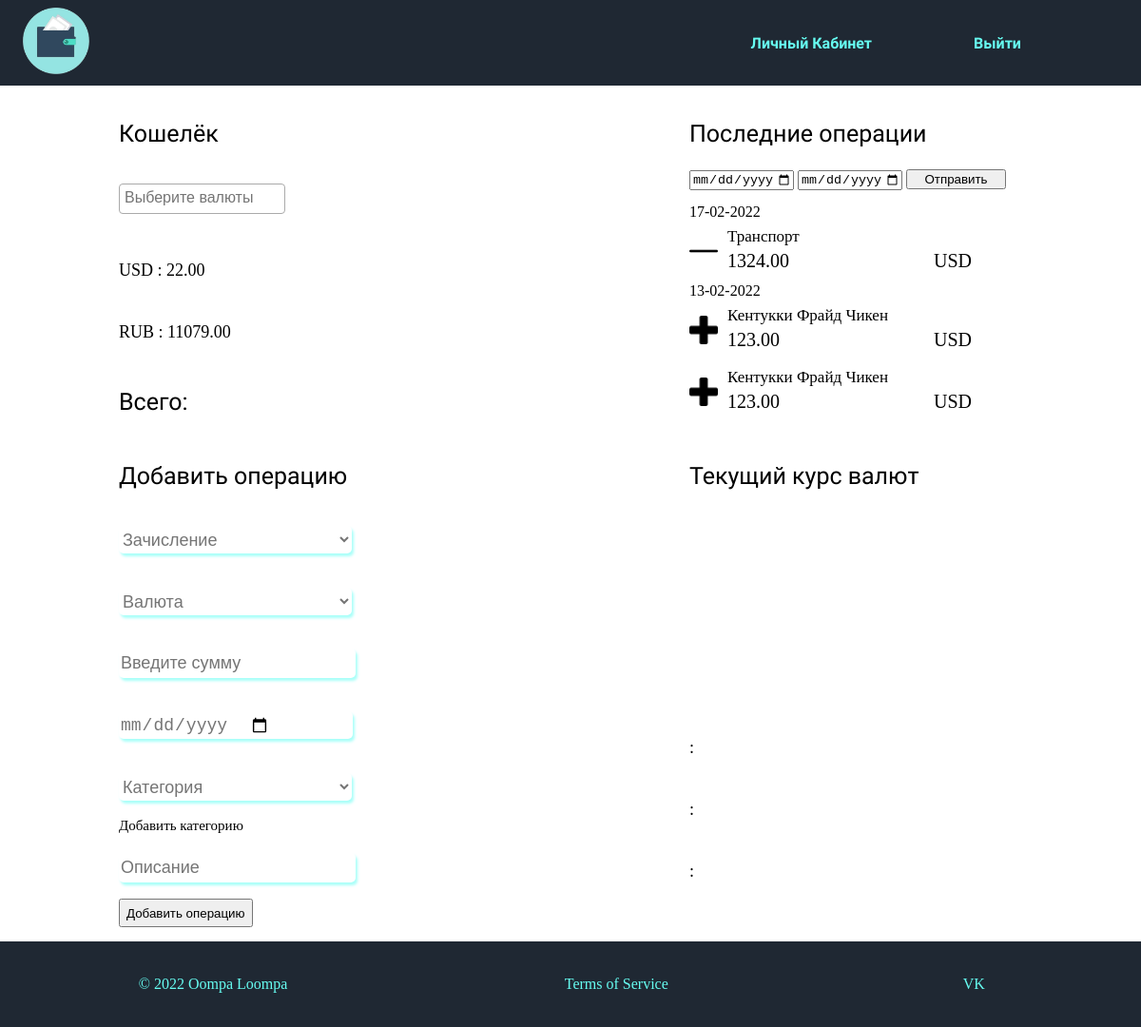
Before: /LK/ (signed in) with the older database file.
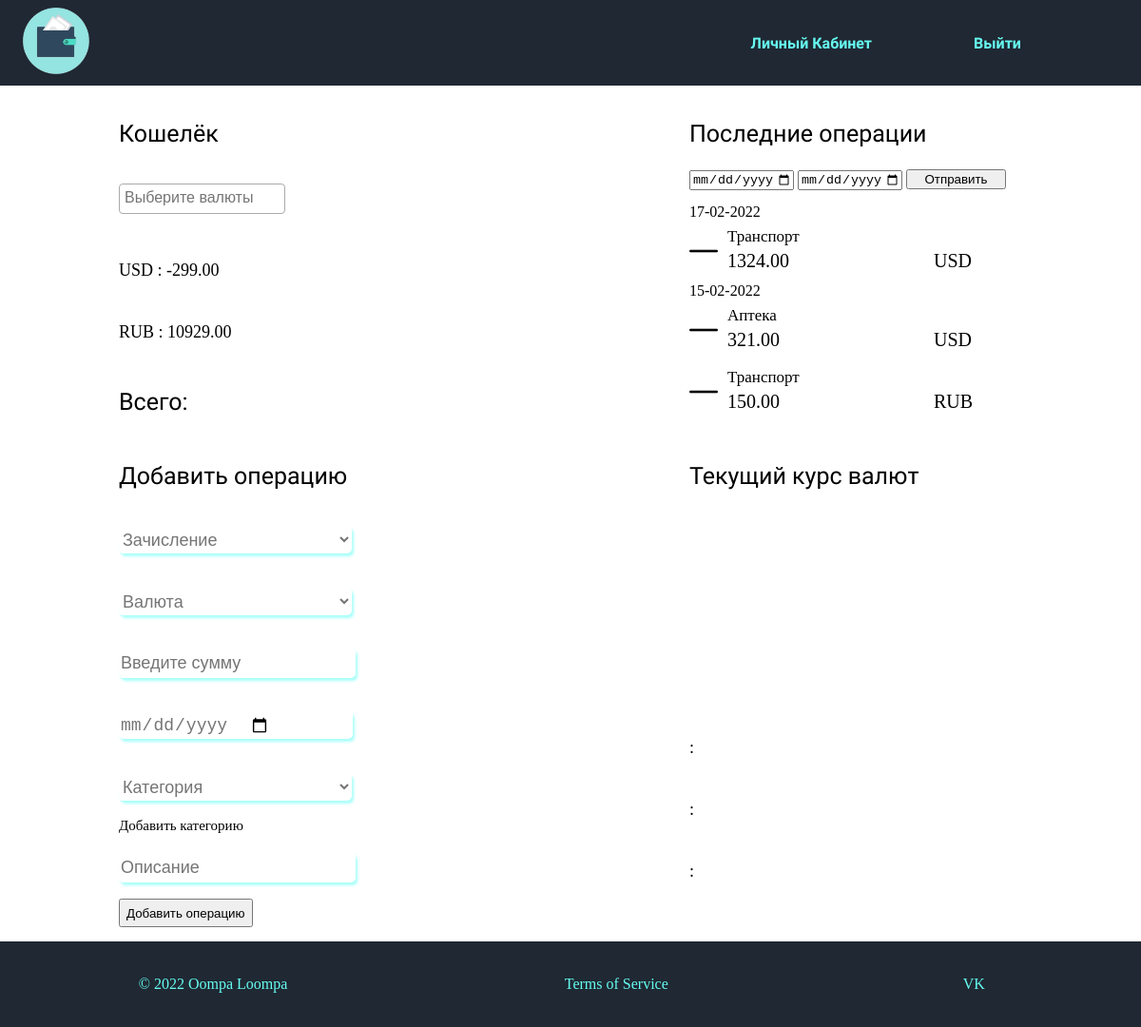
After: the same page with the newer database file.
### account_manager/models.py (models this page shows)
class Balances(models.Model):
    user_id = models.ForeignKey(Users, on_delete=models.CASCADE)
    currency_id = models.ForeignKey(Currency, on_delete=models.CASCADE)
    amount = models.DecimalField(max_digits=100, decimal_places=2, null=True, blank=True, default=0.00)

class Currency(models.Model):
    name = models.CharField(max_length=10)
    def __str__(self):
        return self.name

### operations/models.py (models this page shows)
class Operations(models.Model):
    user = models.ForeignKey(accountModels.Users, on_delete=models.CASCADE)
    operation_type = models.CharField(max_length=1)
    datetime = models.DateTimeField(default=timezone.now)
    category = models.ForeignKey(Categories, on_delete=models.CASCADE)
    amount = models.DecimalField(max_digits=100, decimal_places=2)
    currency = models.CharField(max_length=60, default='RUB')
    description = models.TextField(blank=True)

class Categories(models.Model):
    category_name = models.CharField(max_length=60)
    user = models.ForeignKey(accountModels.Users, on_delete=models.CASCADE)
    def __str__(self):
        return self.category_name

### operations/views.py (the view)
# urls.py: path('LK/', views.personal_account, name='LK'),
def personal_account(request):
    if request.user.id is None:
        return redirect('login')
    context = {}
    user_balances = Balances.objects.select_related().filter(user_id=request.user.id)
    default_categories = Categories.objects.select_related().filter(user_id=9)
    default_currencies = Currency.objects.select_related()
    if request.method == 'GET' and 'start-date' in request.GET:
        user_operations = Operations.objects.select_related().filter(
            user_id=request.user.id,
            datetime__range=[
                request.GET['start-date'],
                request.GET['end-date']
        ]).order_by('-datetime')
    else:
        user_operations = Operations.objects.select_related().filter(
            user_id=request.user.id
        ).order_by('-datetime')
    context['balance'] = user_balances
    context['currencies'] = default_currencies
    context['categories'] = default_categories
    context['operations'] = user_operations
    if request.method == 'POST':
        form_operation = AddOperationForm(request.user, request.POST)
        context['form'] = form_operation
        if form_operation.is_valid():
            data = form_operation.save(commit=False)
            data.user = request.user
            data.save()
            return redirect('LK')
    else:
        form_operation = AddOperationForm(request.user)
        context['form'] = form_operation
    return render(request, 'manager.html', context)

### operations/templates/manager.html (shortened to what this page needs)
{% extends 'base.html' %}
{% block localCssLink %}
    {% load static %}
    <link href="{% static 'css/manager.css' %}" rel="stylesheet" type="text/css">
    <link href="https://cdn.jsdelivr.net/npm/select2@4.1.0-rc.0/dist/css/select2.min.css" rel="stylesheet" />
{% endblock %}
{% block content %}
    <div class="root">
        <div class="main_container">
            <div class="upper-content-wrapper">
                <div class="name">
                    Кошелёк
                </div>
                <form method="GET">
                </form>
                <div class="wallet">
                    {% for currency in balance %}
                    <div class="content">
                        {{ currency.currency_id }} : {{ currency.amount }}
                    </div>
                    {% endfor %}
                </div>
                <div class="content" id="total-amount">
                    Всего: {{ total }}
                </div>
            </div>
            <div class="down-content-wrapper">
                <div class="name">
                    Добавить операцию
                </div>
                <form action="" method="POST" class="form_add_operation">
                    <div class="content">
                        {{ form.operation_type }}
                    </div>
                    <div class="content">
                        {{ form.currency }}
                    </div>
                    <div class="content">
                        {{ form.amount }}
                    </div>
                    <div class="content">
                        {{ form.datetime }}
                    </div>
                    <div class="content" id="category">
                        {{ form.category }}
                    </div>
                    <div id="swap-category">Добавить категорию</div>
                    <div class="content">
                        {{ form.description }}
                    </div>
                    <div class="form_button">
                        <input type="submit" value="Добавить операцию" id="add_operation">
                    </div>
                </form>
            </div>
        </div>
        <div class="main_container">
            <div class="upper-content-wrapper">
                <div class="name">
                    Последние операции
                </div>
                <div class="filters-wrapper">
                    <form method="GET">
                        <input  class="filter" id="start-export-date" type="date" name="start-date" placeholder="Выберите дату" required>
                        <input  class="filter" id="end-export-date" type="date" name="end-date" placeholder="Выберите дату" required>
                        <button class="filter" type="submit" id="add_filter">Отправить</button>
                    </form>
                </div>
                <div class="operations_content">
                    {% regroup operations by datetime as operations_list %}
                    {% for operation in operations_list %}
                        <div class="date_grouper">{{ operation.grouper|date:"d-m-Y" }}</div>
                        {% for one_operation in operation.list %}
                            <div class="content operation-details">
                                {% if one_operation.operation_type == '+' %}
                                    <div class="type_image" style="background-image: url({% static 'plus-sign.png' %}"></div>
                                {% else %}
                                    <div class="type_image" style="background-image: url({% static 'minus-sign.png' %}"></div>
                                {% endif %}
                                <div class="operation-wrapper">
                                    <div class="category-label"> {{ one_operation.category }}</div>
                                    <div class="amount-wrapper">
                                        <div class="amount-label">{{ one_operation.amount }}</div>
                                        <div class="currency-label">{{ one_operation.currency }}</div>
                                    </div>
                                </div>
                            </div>
                        {% endfor %}
                    {% endfor %}
                </div>
            </div>
            <div class="down-content-wrapper">
                <div class="name">
                    Текущий курс валют
                </div>
                <div class="operations_content">
                    <div class="content">
                        {{ currency1 }} : {{ amount }}
                    </div>
                    <div class="content">
                        {{ currency2 }} : {{ amount }}
                    </div>
                    <div class="content">
                        {{ currency3 }} : {{ amount }}
                    </div>
                </div>
            </div>
        </div>
    </div>
{% endblock %}

### templates/base.html (shortened to what this page needs)
{% load static %}
<!DOCTYPE html>
<html lang="en">
    <head>
        {% block localCssLink %} {% endblock %}
    </head>
    <body>
        <div class="the-main-wrapper">
            <div class="header">
                {% include 'snippets/header.html' %}
            </div>
            <div class="main-content-wrapper">
                {% block content %}
                {% endblock %}
            </div>
            <div class="footer">
                {% include 'snippets/footer.html' %}
            </div>
        </div>
    </body>
</html>

### templates/snippets/header.html (shortened to what this page needs)
{% load static %}
<link rel = "stylesheet" type = "text/css" href = "{% static 'css/base_css.css' %}">
<header class = "header-footer">
    <div class = "menu">
        <ul class = "list">
            <li class = "menu-item" name = "logo">
                <a href = "{% url 'main' %}" > <img src = "{% static 'img/main_logo.png' %}" alt = "logo"> </a>
            </li>
            {% if user.is_authenticated %}
                {% if not 'account' in request.path %}
                    <div class = "right">
                        <li class = "menu-item" onclick="location.href = '{% url 'LK' %}'; ">
                            <p name = "hf-text"> Личный Кабинет </p>
                        </li>
                        <li class = "menu-item" onclick="location.href = '{% url 'logout' %}'; ">
                            <p name = "hf-text"> Выйти </p>
                        </li>
                    </div>
                {% endif %}
            {% endif %}
        </ul>
    </div>
</header>

### templates/snippets/footer.html
{% load static %}
<link rel = "stylesheet" type = "text/css" href = "{% static 'css/base_css.css' %}">
<footer class = "header-footer" id="footer">
    <div class = "menu">
        <ul class = "list">
            <li class = "footer-item">
                <a class = "text">© 2022 Oompa Loompa</a>
            </li>
            <li class = "footer-item">
                <a class = "text">Terms of Service</a>
            </li>
            <li class = "footer-item">
                <a  href = "https://vk.com/arsen1000rub" class = "text">VK</a>
            </li>
        </ul>
    </div>
</footer>

### operations/static/css/manager.css (style rules this page uses)
body { transition: filter 0.5s linear; }
.root { flex-direction: row; display: flex; }
.main_container { width: 350px; height: 900px; display: flex; flex-direction: column; margin:0 auto; }
.wallet { height: 120px; width: 100%; display:flex; margin:auto; flex-direction:column; overflow-y: auto; }
.upper-content-wrapper { height: 350px; width: 100%; display:flex; margin:auto; flex-direction:column; }
.name { display:flex; margin:auto; width:100%; height:50px; font-size: 25px; font-family: Raleway; align-items: center; margin-top:20px; }
.content { display:flex; margin: 5px auto; min-height: 55px; height:55px; width:100%; font-size:18px; flex-direction:row; align-items: center; }
#total-amount { align-items: center; min-height:35px; height:35px; font-size: 25px; font-family: Raleway; }
.form_button { display:flex; width:100%; height:30px; }
.field { font-size: 18px; display: flex; width:70%; height: 29px; border: 0; border-color: #A5A5A5; border-radius: 5px; color: #757575; box-shadow: 2px 3px 3px 0px #a8fff9; outline: none; background-color: white; margin: auto 0; margin-right: auto; }
.form_add_operation { height:450px; display:flex; flex-direction:column; }
.operations_content { display:flex; height:231px; flex-direction:column; overflow-y: auto; }
.down-content-wrapper { height:530px; width: 100%; display:flex; margin:auto; flex-direction:column; }
#swap-category { margin-top: 0; height: 20px; font-size: 15px; width: 40%; cursor: pointer; }
.type_image { display: flex; height: 30px; width: 30px; background-size: 100%; background-position: center; margin: auto; }
.operation-wrapper { width: calc( 100% - 40px ); height: 50px; display: flex; flex-direction: column; margin: auto; margin-left: 10px; }
.category-label { height: 20px; width: 310px; font-size: 17px; display: block; overflow: hidden; white-space: nowrap; text-overflow: ellipsis; }
.amount-label { height: 100%; width: 70%; display: flex; align-items: center; }
.currency-label { height: 100%; width: 30%; display: flex; align-items: center; }
.amount-wrapper { display: flex; flex-direction: row; height: 30px; width: 100%; font-size: 20px; }
.date_grouper { height: 18px; width: 100%; font-size: 16px; }
.filters-wrapper { height: 30px; width: 100%; margin: auto; }
.filter { height: 100%; width: 30%; margin: auto; }

### static/css/base_css.css (style rules this page uses)
ul { margin-block-start: 0; margin-block-end: 0; margin-inline-start: 0; margin-inline-end: 0; padding-inline-start: 0; }
.header-footer { background-color: #1f2833; min-width: 280px; height: 90px; width: 100%; max-width: 3470px; margin: 0 auto; }
.menu { height: 100%; }
.footer-item { display: flex; margin: auto; min-width: 60px; }
.list { display: flex; flex-direction: row; height: 100%; }
.right { display: flex; width: 600px; margin-left: auto; margin-right: 5%; justify-content: flex-end; }
.menu-item { display: flex; margin: auto 20px; padding: 15px 20px; border: 1px solid #1f2833; border-radius: 25px; min-width: 100px; height: 20%; cursor: pointer; }
.menu-item[name="logo"] { margin: auto 2%; padding: 0px; border: none; border-radius: 20px; height: 70px; width: 70px; align-items: center; }
.text { display: flex; color: #66fcf1; margin: auto; text-decoration: none; }
p[name = "hf-text"] { margin: 0px 0px; width: 100%; height: 100%; font-family: 'Raleway'; text-align: center; color: #66fcf1; font-size: 16px; font-weight: 700; }
img[alt="logo"] { height: 70px; width: 70px; }
html,body { height:100%; margin: 0; }
.the-main-wrapper { display:flex; flex-direction:column; min-height:100%; }
.main-content-wrapper { flex:1 0 auto; }
.footer { flex: 0 0 auto; }

Changed rows visible on the page:
no longer on this page (row unchanged): Operations: grouper "13-02-2022", category "Кентукки Фрайд Чикен", amount "123.00", currency "USD"
no longer on this page (row unchanged): Operations: category "Кентукки Фрайд Чикен", amount "123.00", currency "USD", shown under "13-02-2022"
changed Balances "USD": amount "22.00" → "-299.00"
changed Balances "RUB": amount "11079.00" → "10929.00"
added Operations: grouper "15-02-2022", category "Аптека", amount "321.00", currency "USD"
added Operations: category "Транспорт", amount "150.00", currency "RUB", shown under "15-02-2022"
